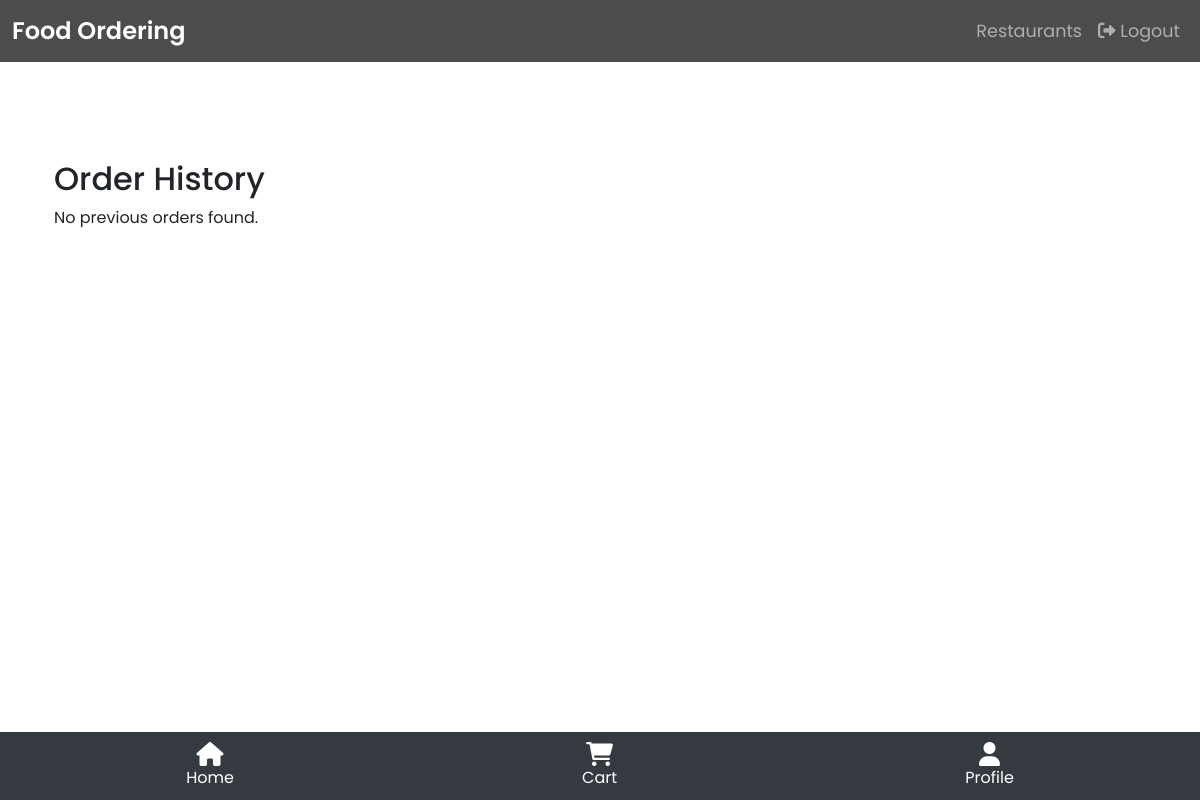
The app's page /order-history/ (signed in), older data.
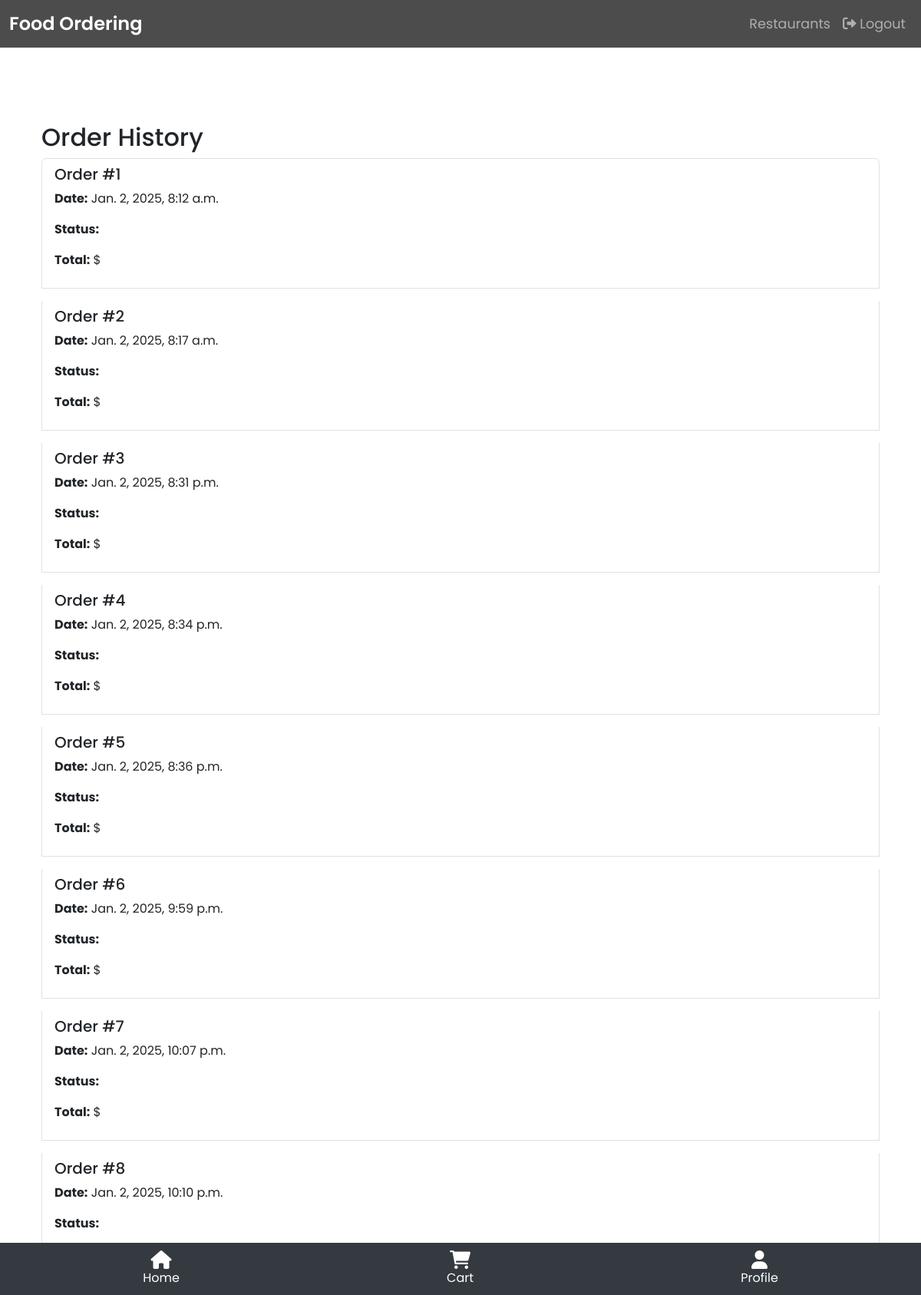
The same page, newer data.
### systemapp/models.py (models this page shows, shortened)
class Order(models.Model):
    STATUS_CHOICES = [
        ('Pending', 'Pending'),
        ('Confirmed', 'Confirmed'),
        ('Delivered', 'Delivered'),
        ('Cancelled', 'Cancelled'),
    ]
    user = models.ForeignKey(User, on_delete=models.CASCADE)
    date = models.DateTimeField(auto_now_add=True)
    total_price = models.DecimalField(max_digits=10, decimal_places=2)
    delivery_status = models.CharField(max_length=20, choices=STATUS_CHOICES, default='Pending')
    menu_items = models.ManyToManyField(MenuItem)

### systemapp/views.py (the view)
# urls.py: path('order-history/', views.order_history, name='order_history'),
@login_required
def order_history(request):
    orders = Order.objects.filter(user=request.user)
    return render(request, 'systemapp/order_history.html', {'orders': orders})

### systemapp/templates/systemapp/order_history.html (shortened to what this page needs)
{% extends 'systemapp/base.html' %}
{% block content %}
<div class="container mt-5">
  <h2>Order History</h2>
  {% if orders %}
    <div class="list-group">
      {% for order in orders %}
        <div class="list-group-item mb-3">
          <h5>Order #{{ order.id }}</h5>
          <p><strong>Date:</strong> {{ order.date }}</p>
          <p><strong>Status:</strong> {{ order.status }}</p>
          <p><strong>Total:</strong> ${{ order.total }}</p>
        </div>
      {% endfor %}
    </div>
  {% else %}
    <p>No previous orders found.</p>
  {% endif %}
</div>
{% endblock %}

Row changes from the older to the newer data that the page shows:
added Order: id "1", date "Jan. 2, 2025, 8:12 a.m."
added Order: id "2", date "Jan. 2, 2025, 8:17 a.m."
added Order: id "3", date "Jan. 2, 2025, 8:31 p.m."
added Order: id "4", date "Jan. 2, 2025, 8:34 p.m."
added Order: id "5", date "Jan. 2, 2025, 8:36 p.m."
added Order: id "6", date "Jan. 2, 2025, 9:59 p.m."
added Order: id "7", date "Jan. 2, 2025, 10:07 p.m."
added Order: id "8", date "Jan. 2, 2025, 10:10 p.m."
Text that changed along with them:
text no longer shown: "No previous orders found."
